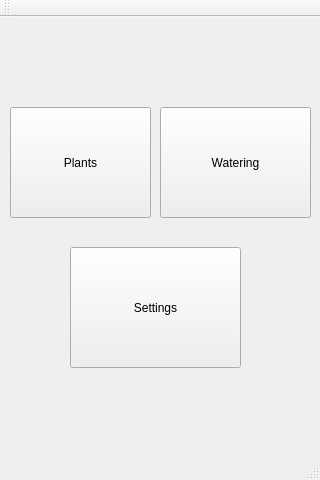
<?xml version="1.0" encoding="UTF-8"?>
<ui version="4.0">
 <class>MainWindow</class>
 <widget class="QMainWindow" name="MainWindow">
  <property name="geometry">
   <rect>
    <x>0</x>
    <y>0</y>
    <width>320</width>
    <height>480</height>
   </rect>
  </property>
  <property name="windowTitle">
   <string>MainWindow</string>
  </property>
  <widget class="QWidget" name="centralWidget">
   <widget class="QPushButton" name="plantsButton">
    <property name="geometry">
     <rect>
      <x>10</x>
      <y>90</y>
      <width>141</width>
      <height>111</height>
     </rect>
    </property>
    <property name="text">
     <string>Plants</string>
    </property>
   </widget>
   <widget class="QPushButton" name="waterButton">
    <property name="geometry">
     <rect>
      <x>160</x>
      <y>90</y>
      <width>151</width>
      <height>111</height>
     </rect>
    </property>
    <property name="text">
     <string>Watering</string>
    </property>
   </widget>
   <widget class="QPushButton" name="settingsButton">
    <property name="geometry">
     <rect>
      <x>70</x>
      <y>230</y>
      <width>171</width>
      <height>121</height>
     </rect>
    </property>
    <property name="text">
     <string>Settings</string>
    </property>
   </widget>
  </widget>
  <widget class="QMenuBar" name="menuBar">
   <property name="geometry">
    <rect>
     <x>0</x>
     <y>0</y>
     <width>320</width>
     <height>22</height>
    </rect>
   </property>
  </widget>
  <widget class="QToolBar" name="mainToolBar">
   <attribute name="toolBarArea">
    <enum>TopToolBarArea</enum>
   </attribute>
   <attribute name="toolBarBreak">
    <bool>false</bool>
   </attribute>
  </widget>
  <widget class="QStatusBar" name="statusBar"/>
 </widget>
 <layoutdefault spacing="6" margin="11"/>
 <resources/>
 <connections/>
</ui>
